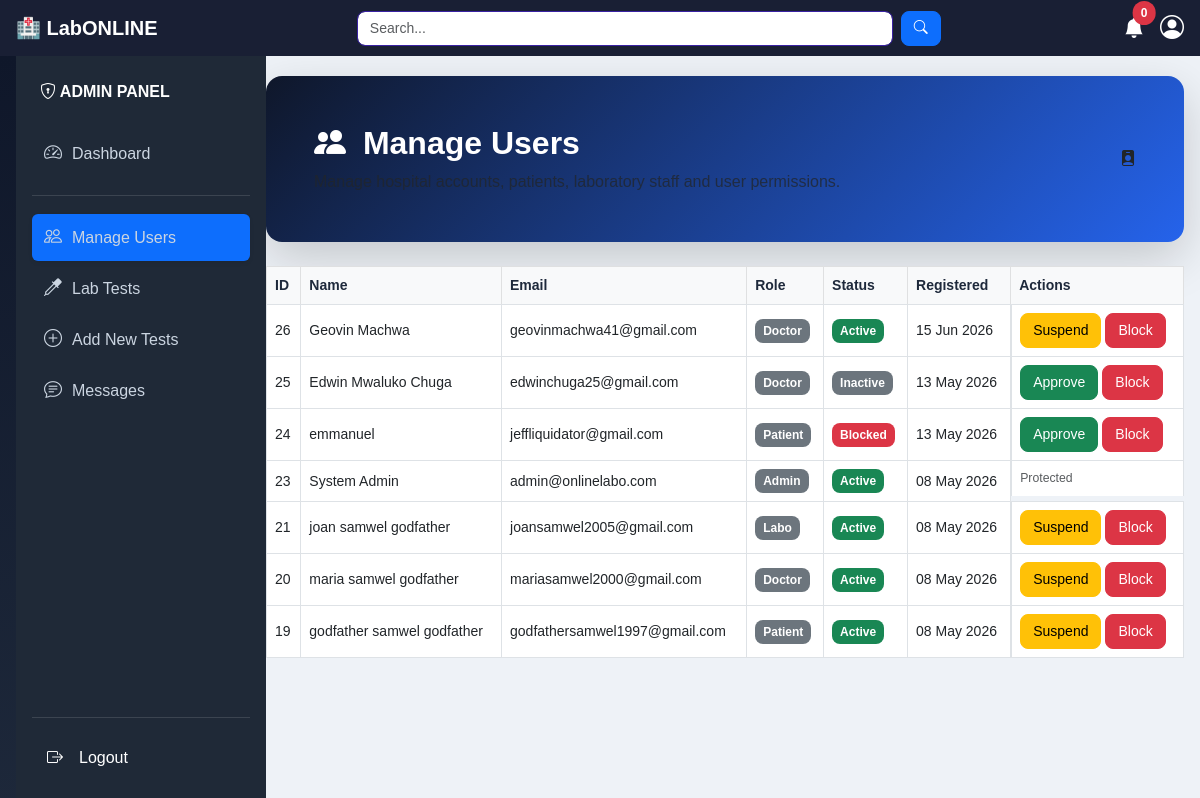
Page /admin/dashboard.php?page=users (signed in) on the earlier database version.
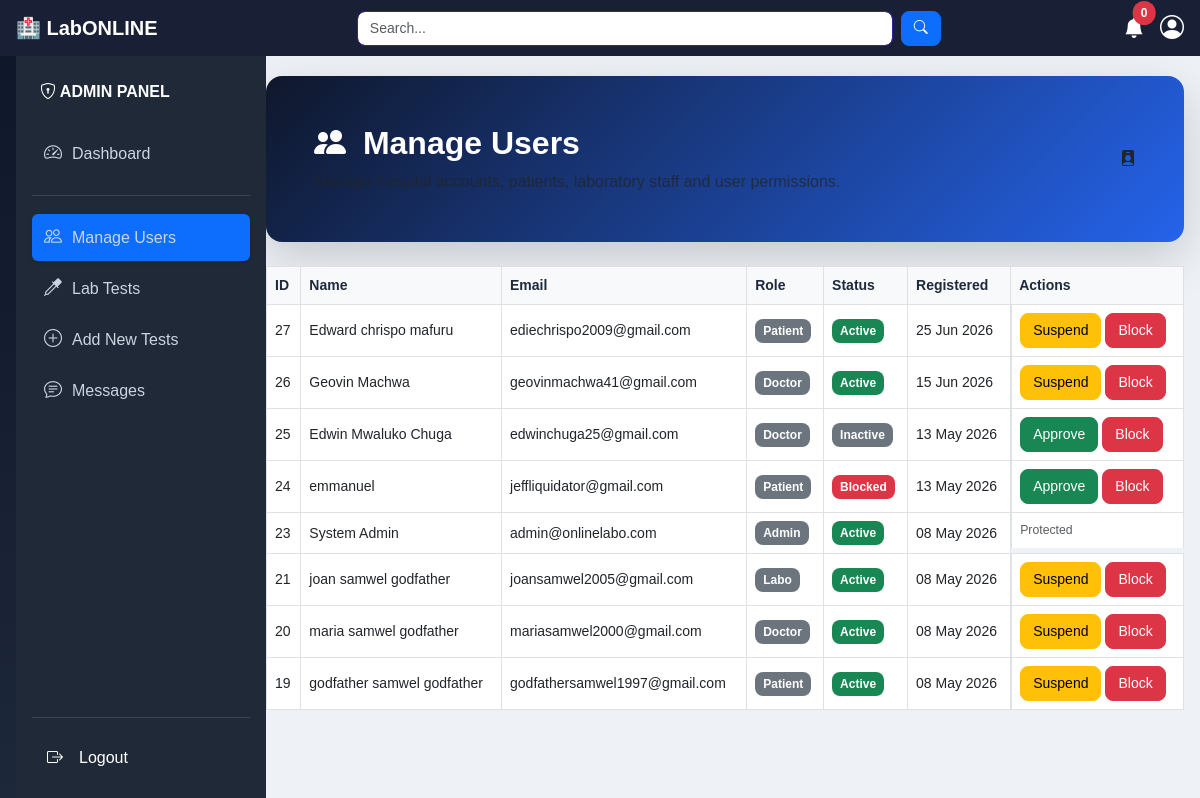
Same page on the later database version.
### tables this page shows
CREATE TABLE `users` (
  `id` int(11) NOT NULL,
  `full_name` varchar(100) NOT NULL,
  `email` varchar(100) NOT NULL,
  `phone_number` varchar(20) NOT NULL,
  `password` varchar(255) NOT NULL,
  `role` enum('admin','doctor','patient','labo') NOT NULL,
  `profile_image` varchar(255) NOT NULL DEFAULT 'assets/images/default.jpg',
  `status` enum('pending','active','inactive','blocked') DEFAULT 'pending',
  `last_login` timestamp NULL DEFAULT NULL,
  `created_at` timestamp NOT NULL DEFAULT current_timestamp(),
  `updated_at` timestamp NOT NULL DEFAULT current_timestamp() ON UPDATE current_timestamp()
);

### admin/dashboard.php (called while the page is built, shortened)
<?php
include "../shared/layout.php";
?>

### repositories/UserRepository.php (called while the page is built, shortened)
<?php
class UserRepository
{
    private mysqli $conn;
    public function __construct(mysqli $conn)
    {
        $this->conn = $conn;
    }
    public function getAll(): array
    {
        $sql = "SELECT id, full_name, email, phone_number, role, status, created_at
                FROM users ORDER BY created_at DESC";
        $result = $this->conn->query($sql);
        return $result ? $result->fetch_all(MYSQLI_ASSOC) : [];
    }
}

### includes/helpers.php (called while the page is built, shortened)
<?php
function e(?string $value): string
{
    return htmlspecialchars((string) $value, ENT_QUOTES, 'UTF-8');
}
function formatDate(?string $date): string
{
    return date('d M Y', strtotime($date));
}
function statusBadge(string $status): string
{
    $map = [
        'pending'   => 'bg-warning text-dark',
        'approved'  => 'bg-primary',
        'completed' => 'bg-success',
        'cancelled' => 'bg-secondary',
        'active'    => 'bg-success',
        'inactive'  => 'bg-secondary',
        'blocked'   => 'bg-danger',
        'uploaded'  => 'bg-info',
        'reviewed'  => 'bg-success',
    ];
    return $map[$status] ?? 'bg-secondary';
}

### admin/content/users.php (the view, shortened to what this page needs)
<?php
$userRepo = new UserRepository($conn);
$users = $userRepo->getAll();
?>
<div class="welcome-card shadow-lg rounded-4 mb-4 p-5">
    <div class="d-flex justify-content-between align-items-center flex-wrap">
        <div>
            <h2 class="fw-bold mb-2 text-white">
                <i class="bi bi-people-fill me-2"></i>
                Manage Users
            </h2>
            <p class="mb-0 text-white text-muted">
                Manage hospital accounts, patients,
                laboratory staff and user permissions.
            </p>
        </div>
        <div class="welcome-icon">
            <i class="bi bi-person-badge-fill"></i>
        </div>
    </div>
</div>
<div class="table-responsive">
    <table class="table table-bordered table-hover align-middle">
        <thead class="table-light">
            <tr>
                <th>ID</th>
                <th>Name</th>
                <th>Email</th>
                <th>Role</th>
                <th>Status</th>
                <th>Registered</th>
                <th>Actions</th>
            </tr>
        </thead>
        <tbody>
            <?php if (empty($users)): ?>
            <tr>
                <td colspan="7" class="text-center text-muted py-4">No users found.</td>
            </tr>
            <?php else: ?>
            <?php foreach ($users as $user): ?>
            <tr>
                <td><?= e((string) $user['id']) ?></td>
                <td><?= e($user['full_name']) ?></td>
                <td><?= e($user['email']) ?></td>
                <td><span class="badge bg-secondary"><?= e(ucfirst($user['role'])) ?></span></td>
                <td>
                    <span class="badge <?= statusBadge($user['status']) ?>">
                        <?= e(ucfirst($user['status'])) ?>
                    </span>
                </td>
                <td><?= e(formatDate($user['created_at'])) ?></td>
                <td class="d-flex flex-wrap gap-1">
                    <?php if ($user['role'] !== 'admin'): ?>
                    <?php if ($user['status'] !== 'active'): ?>
                    <form method="POST" action="../actions/admin/update_user_status.php" class="d-inline">
                        <button type="submit" class="btn btn-success btn-sm">Approve</button>
                    </form>
                    <?php endif; ?>
                    <?php if ($user['status'] === 'active'): ?>
                    <form method="POST" action="../actions/admin/update_user_status.php" class="d-inline">
                        <button type="submit" class="btn btn-warning btn-sm">Suspend</button>
                    </form>
                    <?php endif; ?>
                    <form method="POST" action="../actions/admin/update_user_status.php" class="d-inline"
                        onsubmit="return confirm('Block this user?');">
                        <button type="submit" class="btn btn-danger btn-sm">Block</button>
                    </form>
                    <?php else: ?>
                    <span class="text-muted small">Protected</span>
                    <?php endif; ?>
                </td>
            </tr>
            <?php endforeach; ?>
            <?php endif; ?>
        </tbody>
    </table>
</div>

Differences in the rows shown:
added users: id "27", full_name "Edward chrispo mafuru", email "ediechrispo2009@gmail.com", role "Patient", status "Active", created_at "25 Jun 2026"
